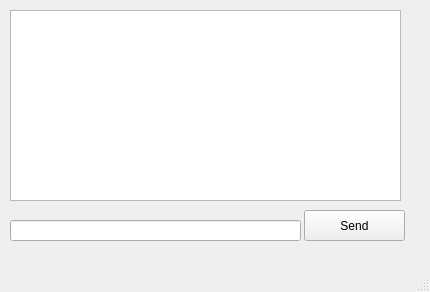
<?xml version="1.0" encoding="UTF-8"?>
<ui version="4.0">
 <class>Server</class>
 <widget class="QMainWindow" name="Server">
  <property name="geometry">
   <rect>
    <x>0</x>
    <y>0</y>
    <width>430</width>
    <height>292</height>
   </rect>
  </property>
  <property name="windowTitle">
   <string>MainWindow</string>
  </property>
  <widget class="QWidget" name="centralwidget">
   <widget class="QPushButton" name="sendBtn">
    <property name="geometry">
     <rect>
      <x>304</x>
      <y>210</y>
      <width>101</width>
      <height>31</height>
     </rect>
    </property>
    <property name="text">
     <string>Send</string>
    </property>
   </widget>
   <widget class="QLineEdit" name="msgLineEdit">
    <property name="geometry">
     <rect>
      <x>10</x>
      <y>220</y>
      <width>291</width>
      <height>21</height>
     </rect>
    </property>
   </widget>
   <widget class="QTextEdit" name="recordTextEdit">
    <property name="geometry">
     <rect>
      <x>10</x>
      <y>10</y>
      <width>391</width>
      <height>191</height>
     </rect>
    </property>
   </widget>
  </widget>
  <widget class="QMenuBar" name="menubar">
   <property name="geometry">
    <rect>
     <x>0</x>
     <y>0</y>
     <width>430</width>
     <height>21</height>
    </rect>
   </property>
  </widget>
  <widget class="QStatusBar" name="statusbar"/>
 </widget>
 <resources/>
 <connections/>
</ui>
